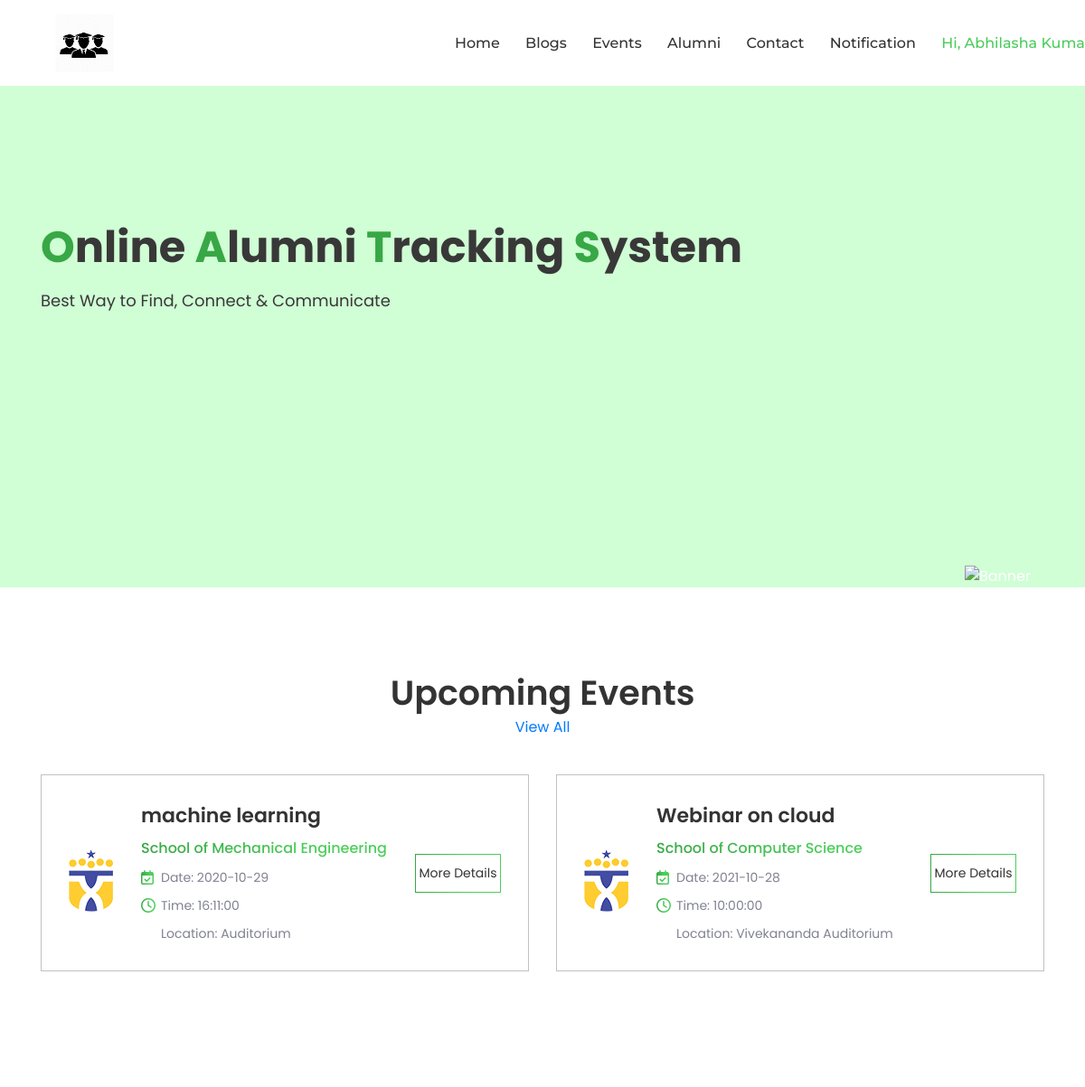
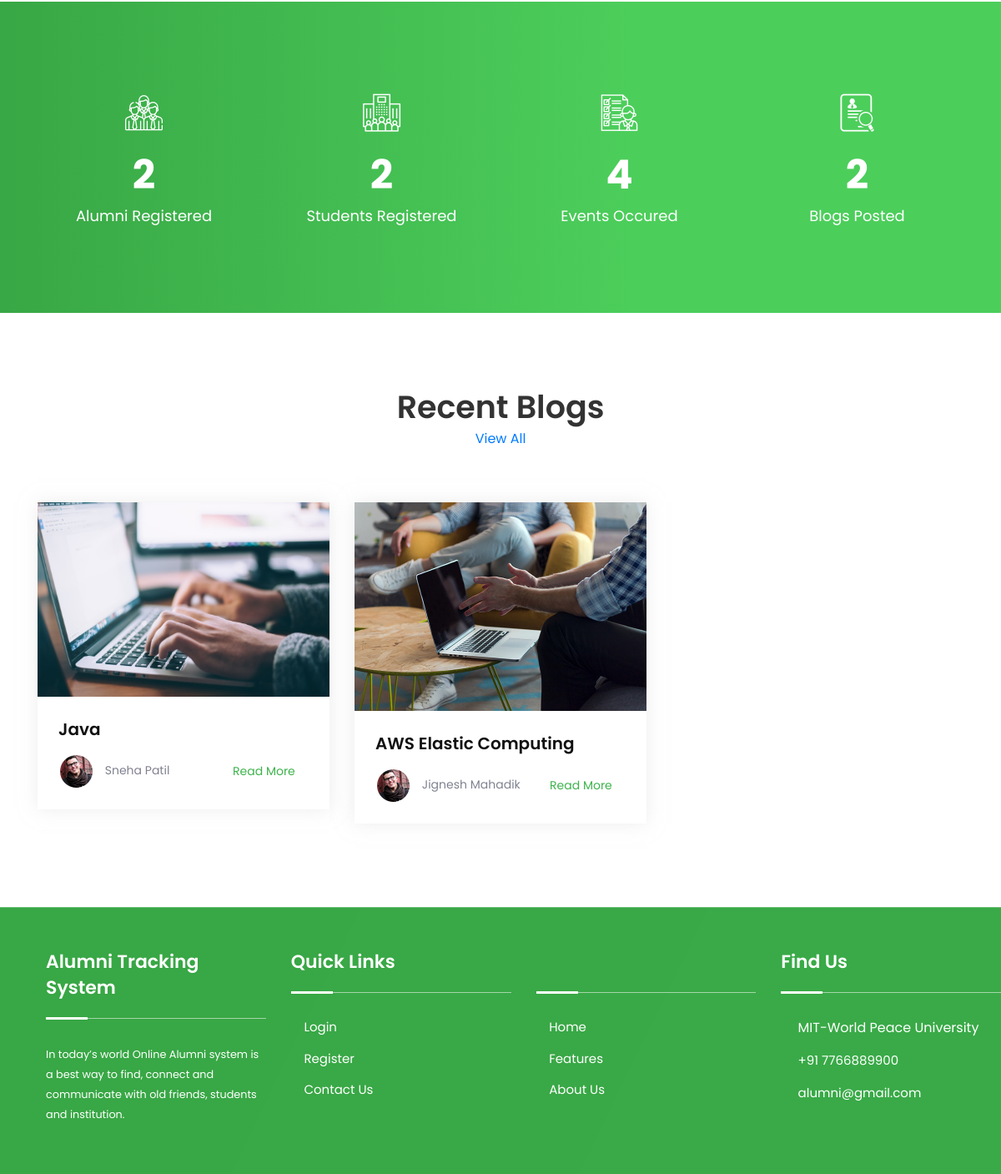
The page /homepage.php (signed in) on the database its author committed (2 pictures, top to bottom).
### tables this page shows
CREATE TABLE `tblevent` (
  `Eid` int(11) NOT NULL,
  `Ename` varchar(100) NOT NULL,
  `Location` varchar(100) NOT NULL,
  `Elink` varchar(100) NOT NULL,
  `Edate` date NOT NULL,
  `Etime` time NOT NULL,
  `Edescription` text NOT NULL,
  `CreatedUid` int(11) NOT NULL,
  `AlumniUid` int(11) NOT NULL,
  `Deptid` int(11) NOT NULL,
  `IsAccepted` tinyint(7) NOT NULL,
  `IsActive` tinyint(7) NOT NULL
);

CREATE TABLE `tbldepartment` (
  `Deptid` int(11) NOT NULL,
  `DeptName` varchar(100) NOT NULL
);

CREATE TABLE `tblblogs` (
  `Bid` int(11) NOT NULL,
  `Title` varchar(100) NOT NULL,
  `Content` text NOT NULL,
  `File` varchar(100) NOT NULL,
  `CreatedDate` date NOT NULL,
  `Uid` int(11) NOT NULL,
  `IsActive` tinyint(4) NOT NULL
);

CREATE TABLE `tblregister` (
  `Uid` int(11) NOT NULL,
  `PrnEmpno` int(11) NOT NULL,
  `Fname` varchar(100) NOT NULL,
  `Lname` varchar(100) NOT NULL,
  `Email` varchar(100) NOT NULL,
  `Password` varchar(100) NOT NULL,
  `Gender` varchar(100) NOT NULL,
  `Dob` date NOT NULL,
  `Phone` bigint(20) NOT NULL,
  `Usertype` varchar(100) NOT NULL,
  `JoinYear` year(4) NOT NULL,
  `PassYear` year(4) NOT NULL,
  `Cousreid` int(11) DEFAULT NULL,
  `Deptid` int(11) DEFAULT NULL,
  `Desigid` int(11) DEFAULT NULL,
  `About` text DEFAULT NULL,
  `IsActive` tinyint(7) NOT NULL,
  `ProfilePic` varchar(100) DEFAULT NULL
);

### homepage.php (the view, shortened to what this page needs)
<?php
    include_once("DbConnection.php");
?>
<!DOCTYPE html>
<html lang="zxx">
    <head>
        <?php include_once('cssLinks.php');?>
    </head>
    <body>
        <?php
            if($_SESSION['Type']=="Student")
            {
                include_once('headerStudent.php');
            }
        ?>
        <div class="banner-area banner-area-three" style="height:650px;">
            <div class="d-table">
                <div class="d-table-cell">
                    <div class="container">
                        <div class="banner-text" style="margin-top:0px;">
                            <h1><span>O</span>nline <span>A</span>lumni <span>T</span>racking <span>S</span>ystem</h1>
                            <p>Best Way to Find, Connect & Communicate</p>
                        </div>
                        <div class="banner-img">
                            <img src="assets/img/home-3/banner.png" alt="Banner">
                        </div>
                    </div>
                </div>
            </div>
        </div>
        <section class="job-area ptb-100">
            <div class="container">
                <div class="section-title">
                    <h2>Upcoming Events</h2>
                    <a href="view_events.php">View All</a>
                </div>
                <div id="container">
                    <div class="row">
                        <?php
                            $eventSelectQuery = "SELECT * from tblevent where IsActive=1 and IsAccepted=1 ORDER BY Eid DESC LIMIT 2";
                            $result_event = mysqli_query($con,$eventSelectQuery);
                            if($result_event->num_rows!=0)
                            {
                                while($row_event=$result_event->fetch_array())
                                {
                                    $eventId = $row_event['Eid'];
                                    $eventName = $row_event['Ename'];
                                    $eventDate = $row_event['Edate'];
                                    $eventTime = $row_event['Etime'];
                                    $eventLocation = $row_event['Location'];
                                    $dept = $row_event['Deptid'];
                        ?>
                        <div class="col-lg-6 mix web ui">
                            <div class="job-item">
                                <img src="assets/img/home-1/jobs/2.png" alt="Job">
                                <div class="job-inner align-items-center">
                                    <div class="job-inner-left">
                                        <h3><?php echo $eventName; ?></h3>
                                        <?php
                                            $deptQry = "SELECT * from tbldepartment where Deptid=$dept";
                                            $dept_exe = mysqli_query($con,$deptQry) or die(mysqli_error($con));
                                            $select_dept = mysqli_fetch_array($dept_exe);
                                            $deptName = $select_dept['DeptName'];
                                        ?>
                                        <a href="company-details.html"><?php echo $deptName?></a>
                                        <ul>
                                            <li>
                                                <i class="far fa-calendar-check"></i>
                                                Date: <?php echo $eventDate; ?>
                                            </li>
                                            <li>
                                                <i class="far fa-clock"></i>
                                                Time: <?php echo $eventTime; ?>
                                            </li>
                                            <li>
                                                <i class="icofont-location-pin"></i>
                                                Location: <?php echo $eventLocation; ?>
                                            </li>
                                        </ul>
                                    </div>
                                    <div class="job-inner-right">
                                        <ul>
                                            <li>
                                                <a href="eventDetails.php?Eid=<?php echo $eventId; ?>">More Details</a>
                                            </li>
                                        </ul>
                                    </div>
                                </div>
                            </div>
                        </div>
                        <?php
                                }
                            }
                        ?>
                    </div>
                </div>
            </div>
        </section>
        <div class="counter-area pt-100 pb-70">
            <div class="container">
                <div class="row">
                    <div class="col-6 col-sm-3 col-lg-3">
                        <div class="counter-item">
                            <i class="flaticon-employee"></i>
                            <?php
                                $AlumniCount="Select count(*) as alumnicount from tblregister where Usertype='Alumni' AND IsActive=1";
                                $ExeAlumniCount=mysqli_query($con,$AlumniCount) or die(mysqli_error($con));
                                $FetchAlumniCount=mysqli_fetch_array($ExeAlumniCount);
                            ?>
                            <h3><span class="counter"><?php echo $FetchAlumniCount['alumnicount'];?></span></h3>
                            <p>Alumni Registered</p>
                        </div>
                    </div>
                    <div class="col-6 col-sm-3 col-lg-3">
                        <div class="counter-item">
                            <i class="flaticon-enterprise"></i>
                            <?php
                                $StudentCount="Select count(*) as studentcount from tblregister where Usertype='Student' AND IsActive=1";
                                $ExeStudentCount=mysqli_query($con,$StudentCount) or die(mysqli_error($con));
                                $FetchStudentCount=mysqli_fetch_array($ExeStudentCount);
                            ?>
                            <h3><span class="counter"><?php echo $FetchStudentCount['studentcount'];?></span></h3>
                            <p>Students Registered</p>
                        </div>
                    </div>
                    <div class="col-6 col-sm-3 col-lg-3">
                        <div class="counter-item">
                            <i class="flaticon-curriculum"></i>
                            <?php
                                $EventCount="Select count(*) as eventcount from tblevent";
                                $ExeEventCount=mysqli_query($con,$EventCount) or die(mysqli_error($con));
                                $FetchEventCount=mysqli_fetch_array($ExeEventCount);
                            ?>
                            <h3><span class="counter"><?php echo $FetchEventCount['eventcount'];?></span></h3>
                            <p>Events Occured</p>
                        </div>
                    </div>
                    <div class="col-6 col-sm-3 col-lg-3">
                        <div class="counter-item">
                            <i class="flaticon-businessman-paper-of-the-application-for-a-job"></i>
                            <?php
                                $BlogCount="Select count(*) as blogcount from tblblogs";
                                $ExeBlogCount=mysqli_query($con,$BlogCount) or die(mysqli_error($con));
                                $FetchBlogCount=mysqli_fetch_array($ExeBlogCount);
                            ?>
                            <h3><span class="counter"><?php echo $FetchBlogCount['blogcount'];?></span></h3>
                            <p>Blogs Posted</p>
                        </div>
                    </div>
                </div>
            </div>
        </div>
        <br><br><br><br>
        <section class="container">
                <div class="section-title">
                    <h2>Recent Blogs</h2>
                    <a href="blog.php">View All</a>
                </div>
                <br>
                <div class="row">
                    <?php
                        $select="SELECT * from tblblogs ORDER BY Bid DESC LIMIT 3";
                        $res=mysqli_query($con,$select);
                        if($res->num_rows!=0)
                        {
                            while($data=$res->fetch_array())
                            {
                                $bid=$data['Bid'];
                                $userid=$data['Uid'];
                                $title=$data['Title'];
                                $file=$data['File'];
                                if($file=="" || !file_exists("Uploaded/Images/$file"))
                                {
                                    $file="blog1.JFIF";
                                }
                                $select="SELECT * from tblregister where Uid=$userid";
                                $Execute_sel_User=mysqli_query($con,$select) or die(mysqli_error($con));
                                $fetch=mysqli_fetch_array($Execute_sel_User);
                                $uname=$fetch['Fname']." ".$fetch['Lname'];
                    ?>
                        <div class="col-sm-6 col-lg-4">
                            <div class="blog-item wow fadeInUp">
                                <div class="blog-top">
                                    <a href="blog-details.php?bid=<?php echo $bid; ?>&name=<?php echo $uname ?>">
                                        <img src="Uploaded/Images/<?php echo $file; ?>" alt="Blog">
                                    </a>
                                </div>
                                <div class="blog-bottom">
                                    <h3>
                                        <a href="blog-details.php?bid=<?php echo $bid; ?>&name=<?php echo $uname ?>"><?php echo $title; ?></a>
                                    </h3>
                                    <ul>
                                        <li>
                                            <img src="assets/img/home-1/blog/1.png" alt="Blog">
                                            <?php
                                                echo $fetch['Fname']." ".$fetch['Lname'];
                                            ?>
                                        </li>
                                        <li>
                                            <a href="blog-details.php?bid=<?php echo $bid; ?>&name=<?php echo $uname ?>">Read More
                                                <i class="icofont-simple-right"></i>
                                            </a>
                                        </li>
                                    </ul>
                                </div>
                            </div>
                        </div>
                    <?php
                            }
                        }
                    ?>
                </div>
        </section>
        <?php include_once('footer.php');?>
    </body>
</html>

### assets/css/meanmenu.css (style rules this page uses)
body { font-family: "Oswald", sans-serif; padding: 0; margin: 0; font-size: 15px; background-color: #f1f1f1; }

### rows shown on the page
tblevent: Ename "machine learning", Deptid.DeptName "School of Mechanical Engineering", Edate "2020-10-29", Etime "16:11:00", Location "Auditorium"
tblevent: Ename "Webinar on cloud", Deptid.DeptName "School of Computer Science", Edate "2021-10-28", Etime "10:00:00", Location "Vivekananda Auditorium"
tblblogs: shows a picture, Title "Java", Uid.Fname "Sneha", Uid.Lname "Patil"
tblblogs: File (picture), Title "AWS Elastic Computing", Uid.Fname "Jignesh", Uid.Lname "Mahadik"

### other values the page prints
$_SESSION['Firstname'] "Abhilasha"
$FetchAlumniCount['alumnicount'] "2"
$FetchStudentCount['studentcount'] "2"
$FetchEventCount['eventcount'] "4"
$FetchBlogCount['blogcount'] "2"
